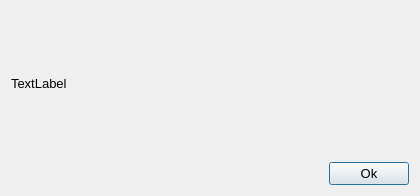
<?xml version="1.0" encoding="UTF-8"?>
<ui version="4.0">
 <class>UnsuccesfulEntryDialog</class>
 <widget class="QDialog" name="UnsuccesfulEntryDialog">
  <property name="geometry">
   <rect>
    <x>0</x>
    <y>0</y>
    <width>420</width>
    <height>196</height>
   </rect>
  </property>
  <property name="font">
   <font>
    <family>Arial</family>
    <pointsize>10</pointsize>
   </font>
  </property>
  <property name="windowTitle">
   <string>Unerfolgreicher Datenbankeintrag</string>
  </property>
  <property name="windowIcon">
   <iconset resource="resources.qrc">
    <normaloff>:/logos/logo_oceancare_2.png</normaloff>:/logos/logo_oceancare_2.png</iconset>
  </property>
  <layout class="QVBoxLayout" name="verticalLayout">
   <item>
    <spacer name="verticalSpacer_2">
     <property name="orientation">
      <enum>Qt::Vertical</enum>
     </property>
     <property name="sizeHint" stdset="0">
      <size>
       <width>20</width>
       <height>40</height>
      </size>
     </property>
    </spacer>
   </item>
   <item>
    <widget class="QLabel" name="labelErrorMessage">
     <property name="text">
      <string>TextLabel</string>
     </property>
     <property name="wordWrap">
      <bool>true</bool>
     </property>
    </widget>
   </item>
   <item>
    <spacer name="verticalSpacer">
     <property name="orientation">
      <enum>Qt::Vertical</enum>
     </property>
     <property name="sizeHint" stdset="0">
      <size>
       <width>20</width>
       <height>40</height>
      </size>
     </property>
    </spacer>
   </item>
   <item>
    <layout class="QHBoxLayout" name="horizontalLayout">
     <item>
      <spacer name="horizontalSpacer">
       <property name="orientation">
        <enum>Qt::Horizontal</enum>
       </property>
       <property name="sizeHint" stdset="0">
        <size>
         <width>40</width>
         <height>20</height>
        </size>
       </property>
      </spacer>
     </item>
     <item>
      <widget class="QPushButton" name="pushButtonOk">
       <property name="text">
        <string>Ok</string>
       </property>
      </widget>
     </item>
    </layout>
   </item>
  </layout>
 </widget>
 <resources>
  <include location="resources.qrc"/>
 </resources>
 <connections>
  <connection>
   <sender>pushButtonOk</sender>
   <signal>clicked()</signal>
   <receiver>UnsuccesfulEntryDialog</receiver>
   <slot>close()</slot>
   <hints>
    <hint type="sourcelabel">
     <x>242</x>
     <y>192</y>
    </hint>
    <hint type="destinationlabel">
     <x>144</x>
     <y>107</y>
    </hint>
   </hints>
  </connection>
 </connections>
</ui>
